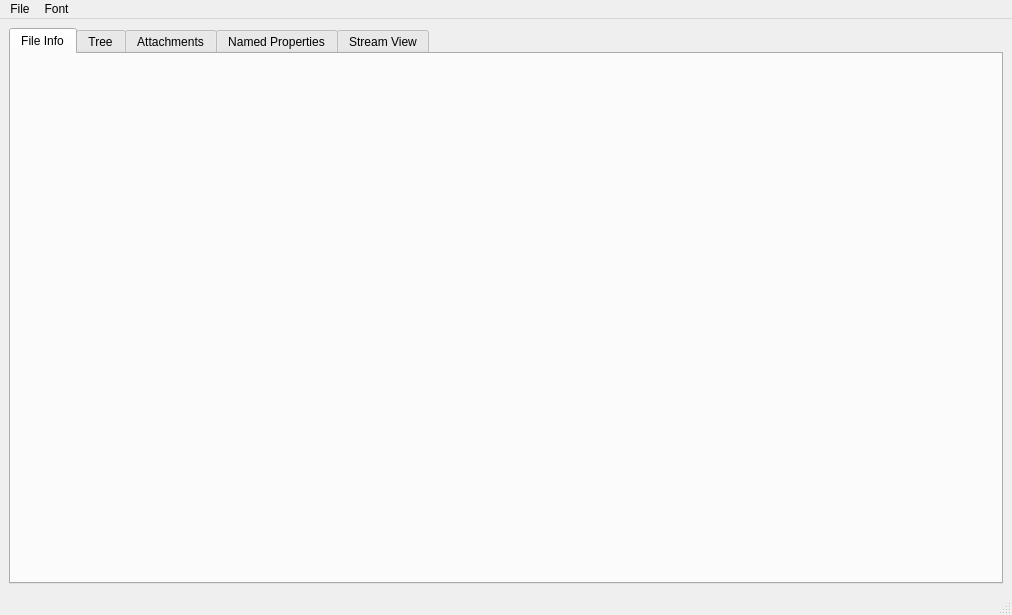
<?xml version="1.0" encoding="UTF-8"?>
<ui version="4.0">
 <class>MainWindow</class>
 <widget class="QMainWindow" name="MainWindow">
  <property name="geometry">
   <rect>
    <x>0</x>
    <y>0</y>
    <width>1012</width>
    <height>615</height>
   </rect>
  </property>
  <property name="acceptDrops">
   <bool>true</bool>
  </property>
  <property name="windowTitle">
   <string>MSG Explorer</string>
  </property>
  <widget class="QWidget" name="centralwidget">
   <layout class="QGridLayout" name="gridLayout">
    <item row="0" column="0">
     <widget class="QTabWidget" name="tabWidget">
      <property name="currentIndex">
       <number>0</number>
      </property>
      <widget class="MSGDetailsPage" name="pageBasicInformation">
       <attribute name="title">
        <string>File Info</string>
       </attribute>
      </widget>
      <widget class="MSGTreeViewer" name="pageTreeView">
       <attribute name="title">
        <string>Tree</string>
       </attribute>
      </widget>
      <widget class="AttachmentsBrowser" name="pageAttachments">
       <attribute name="title">
        <string>Attachments</string>
       </attribute>
      </widget>
      <widget class="NamedPropertiesViewer" name="pageNamedProperties">
       <attribute name="title">
        <string>Named Properties</string>
       </attribute>
      </widget>
      <widget class="StreamViewer" name="pageStreamView">
       <attribute name="title">
        <string>Stream View</string>
       </attribute>
      </widget>
     </widget>
    </item>
   </layout>
  </widget>
  <widget class="QMenuBar" name="menubar">
   <property name="geometry">
    <rect>
     <x>0</x>
     <y>0</y>
     <width>1012</width>
     <height>21</height>
    </rect>
   </property>
   <widget class="QMenu" name="menuFile">
    <property name="title">
     <string>File</string>
    </property>
    <addaction name="actionLoad_Msg_File"/>
    <addaction name="actionLoad_Parent_Msg"/>
    <addaction name="actionExport_Current_File"/>
    <addaction name="actionClose_Current_File"/>
    <addaction name="separator"/>
    <addaction name="actionOpen_Log"/>
   </widget>
   <widget class="QMenu" name="menuTest">
    <property name="title">
     <string>Font</string>
    </property>
    <addaction name="actionIncrease_Font"/>
    <addaction name="actionDecrease_Font"/>
   </widget>
   <addaction name="menuFile"/>
   <addaction name="menuTest"/>
  </widget>
  <widget class="QStatusBar" name="statusbar"/>
  <action name="actionLoad_Msg_File">
   <property name="text">
    <string>Load Msg File...</string>
   </property>
  </action>
  <action name="actionClose_Current_File">
   <property name="enabled">
    <bool>false</bool>
   </property>
   <property name="text">
    <string>Close Current File</string>
   </property>
  </action>
  <action name="actionOpen_Log">
   <property name="text">
    <string>Open Log</string>
   </property>
  </action>
  <action name="actionIncrease_Font">
   <property name="text">
    <string>Increase Font</string>
   </property>
  </action>
  <action name="actionDecrease_Font">
   <property name="text">
    <string>Decrease Font</string>
   </property>
  </action>
  <action name="actionLoad_Parent_Msg">
   <property name="enabled">
    <bool>false</bool>
   </property>
   <property name="text">
    <string>Load Parent Msg</string>
   </property>
  </action>
  <action name="actionExport_Current_File">
   <property name="enabled">
    <bool>false</bool>
   </property>
   <property name="text">
    <string>Export Current File</string>
   </property>
  </action>
 </widget>
 <customwidgets>
  <customwidget>
   <class>MSGTreeViewer</class>
   <extends>QWidget</extends>
   <header>..msg_tree_viewer</header>
   <container>1</container>
  </customwidget>
  <customwidget>
   <class>AttachmentsBrowser</class>
   <extends>QWidget</extends>
   <header>..attachments_browser</header>
   <container>1</container>
  </customwidget>
  <customwidget>
   <class>StreamViewer</class>
   <extends>QWidget</extends>
   <header>..stream_viewer</header>
   <container>1</container>
  </customwidget>
  <customwidget>
   <class>MSGDetailsPage</class>
   <extends>QWidget</extends>
   <header>..msg_details_page</header>
   <container>1</container>
  </customwidget>
  <customwidget>
   <class>NamedPropertiesViewer</class>
   <extends>QWidget</extends>
   <header>..named_properties_viewer</header>
   <container>1</container>
  </customwidget>
 </customwidgets>
 <resources/>
 <connections/>
</ui>
